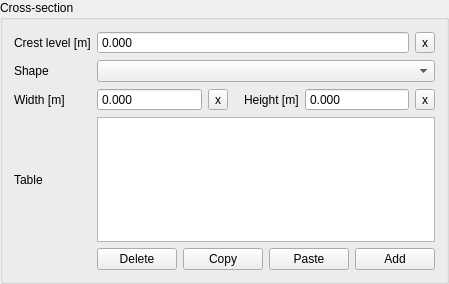
            <widget class="QGroupBox" name="grp_characteristics_def">
             <property name="locale">
              <locale language="English" country="UnitedStates"/>
             </property>
             <property name="inputMethodHints">
              <set>Qt::ImhNone</set>
             </property>
             <property name="title">
              <string>Cross-section</string>
             </property>
             <layout class="QGridLayout" name="gridLayout_3">
              <item row="3" column="3">
               <widget class="QLabel" name="cross_section_height_label">
                <property name="locale">
                 <locale language="English" country="UnitedStates"/>
                </property>
                <property name="inputMethodHints">
                 <set>Qt::ImhNone</set>
                </property>
                <property name="text">
                 <string>Height [m]</string>
                </property>
                <property name="alignment">
                 <set>Qt::AlignLeading|Qt::AlignLeft|Qt::AlignVCenter</set>
                </property>
                <property name="indent">
                 <number>10</number>
                </property>
               </widget>
              </item>
              <item row="3" column="5">
               <widget class="QToolButton" name="cross_section_height_clear">
                <property name="text">
                 <string>x</string>
                </property>
               </widget>
              </item>
              <item row="4" column="1" colspan="5">
               <widget class="QTableWidget" name="cross_section_table_widget">
                <property name="minimumSize">
                 <size>
                  <width>0</width>
                  <height>125</height>
                 </size>
                </property>
                <property name="font">
                 <font>
                  <pointsize>8</pointsize>
                 </font>
                </property>
                <property name="inputMethodHints">
                 <set>Qt::ImhDigitsOnly</set>
                </property>
                <property name="verticalScrollBarPolicy">
                 <enum>Qt::ScrollBarAsNeeded</enum>
                </property>
                <property name="sizeAdjustPolicy">
                 <enum>QAbstractScrollArea::AdjustToContents</enum>
                </property>
                <property name="selectionBehavior">
                 <enum>QAbstractItemView::SelectRows</enum>
                </property>
                <attribute name="verticalHeaderDefaultSectionSize">
                 <number>23</number>
                </attribute>
               </widget>
              </item>
              <item row="3" column="0">
               <widget class="QLabel" name="cross_section_width_label">
                <property name="locale">
                 <locale language="English" country="UnitedStates"/>
                </property>
                <property name="inputMethodHints">
                 <set>Qt::ImhNone</set>
                </property>
                <property name="text">
                 <string>Width [m]</string>
                </property>
                <property name="alignment">
                 <set>Qt::AlignLeading|Qt::AlignLeft|Qt::AlignVCenter</set>
                </property>
               </widget>
              </item>
              <item row="3" column="2">
               <widget class="QToolButton" name="cross_section_width_clear">
                <property name="text">
                 <string>x</string>
                </property>
               </widget>
              </item>
              <item row="3" column="1">
               <widget class="QDoubleSpinBox" name="cross_section_width">
                <property name="sizePolicy">
                 <sizepolicy hsizetype="MinimumExpanding" vsizetype="Fixed">
                  <horstretch>0</horstretch>
                  <verstretch>0</verstretch>
                 </sizepolicy>
                </property>
                <property name="buttonSymbols">
                 <enum>QAbstractSpinBox::NoButtons</enum>
                </property>
                <property name="decimals">
                 <number>3</number>
                </property>
                <property name="maximum">
                 <double>1000000.000000000000000</double>
                </property>
               </widget>
              </item>
              <item row="3" column="4">
               <widget class="QDoubleSpinBox" name="cross_section_height">
                <property name="sizePolicy">
                 <sizepolicy hsizetype="Expanding" vsizetype="Fixed">
                  <horstretch>0</horstretch>
                  <verstretch>0</verstretch>
                 </sizepolicy>
                </property>
                <property name="buttonSymbols">
                 <enum>QAbstractSpinBox::NoButtons</enum>
                </property>
                <property name="decimals">
                 <number>3</number>
                </property>
                <property name="maximum">
                 <double>1000000.000000000000000</double>
                </property>
               </widget>
              </item>
              <item row="1" column="1" colspan="5">
               <widget class="QComboBox" name="cross_section_shape">
                <property name="sizePolicy">
                 <sizepolicy hsizetype="MinimumExpanding" vsizetype="Fixed">
                  <horstretch>0</horstretch>
                  <verstretch>0</verstretch>
                 </sizepolicy>
                </property>
                <property name="locale">
                 <locale language="English" country="UnitedStates"/>
                </property>
                <property name="inputMethodHints">
                 <set>Qt::ImhNone</set>
                </property>
                <property name="editable">
                 <bool>false</bool>
                </property>
               </widget>
              </item>
              <item row="4" column="0">
               <widget class="QLabel" name="cross_section_table_label">
                <property name="text">
                 <string>Table</string>
                </property>
               </widget>
              </item>
              <item row="1" column="0">
               <widget class="QLabel" name="label_5">
                <property name="locale">
                 <locale language="English" country="UnitedStates"/>
                </property>
                <property name="inputMethodHints">
                 <set>Qt::ImhNone</set>
                </property>
                <property name="text">
                 <string>Shape</string>
                </property>
                <property name="alignment">
                 <set>Qt::AlignLeading|Qt::AlignLeft|Qt::AlignVCenter</set>
                </property>
               </widget>
              </item>
              <item row="5" column="1" colspan="5">
               <layout class="QHBoxLayout" name="horizontalLayout">
                <property name="bottomMargin">
                 <number>0</number>
                </property>
                <item>
                 <widget class="QPushButton" name="cross_section_table_delete">
                  <property name="toolTip">
                   <string>Delete selected rows</string>
                  </property>
                  <property name="text">
                   <string>Delete</string>
                  </property>
                 </widget>
                </item>
                <item>
                 <widget class="QPushButton" name="cross_section_table_copy">
                  <property name="text">
                   <string>Copy</string>
                  </property>
                 </widget>
                </item>
                <item>
                 <widget class="QPushButton" name="cross_section_table_paste">
                  <property name="toolTip">
                   <string>Paste rows from clipboard</string>
                  </property>
                  <property name="text">
                   <string>Paste</string>
                  </property>
                 </widget>
                </item>
                <item>
                 <widget class="QPushButton" name="cross_section_table_add">
                  <property name="toolTip">
                   <string>Add new row</string>
                  </property>
                  <property name="text">
                   <string>Add</string>
                  </property>
                 </widget>
                </item>
               </layout>
              </item>
              <item row="0" column="0">
               <widget class="QLabel" name="label_6">
                <property name="locale">
                 <locale language="English" country="UnitedStates"/>
                </property>
                <property name="text">
                 <string>Crest level [m]</string>
                </property>
                <property name="alignment">
                 <set>Qt::AlignLeading|Qt::AlignLeft|Qt::AlignVCenter</set>
                </property>
               </widget>
              </item>
              <item row="0" column="5">
               <widget class="QToolButton" name="crest_level_clear">
                <property name="text">
                 <string>x</string>
                </property>
               </widget>
              </item>
              <item row="0" column="1" colspan="4">
               <widget class="QDoubleSpinBox" name="crest_level">
                <property name="sizePolicy">
                 <sizepolicy hsizetype="Expanding" vsizetype="Fixed">
                  <horstretch>0</horstretch>
                  <verstretch>0</verstretch>
                 </sizepolicy>
                </property>
                <property name="locale">
                 <locale language="English" country="UnitedStates"/>
                </property>
                <property name="buttonSymbols">
                 <enum>QAbstractSpinBox::NoButtons</enum>
                </property>
                <property name="decimals">
                 <number>3</number>
                </property>
                <property name="maximum">
                 <double>1000000.000000000000000</double>
                </property>
                <property name="showClearButton" stdset="0">
                 <bool>true</bool>
                </property>
                <property name="clearValue" stdset="0">
                 <bool>true</bool>
                </property>
                <property name="expressionsEnabled" stdset="0">
                 <bool>true</bool>
                </property>
               </widget>
              </item>
             </layout>
            </widget>
